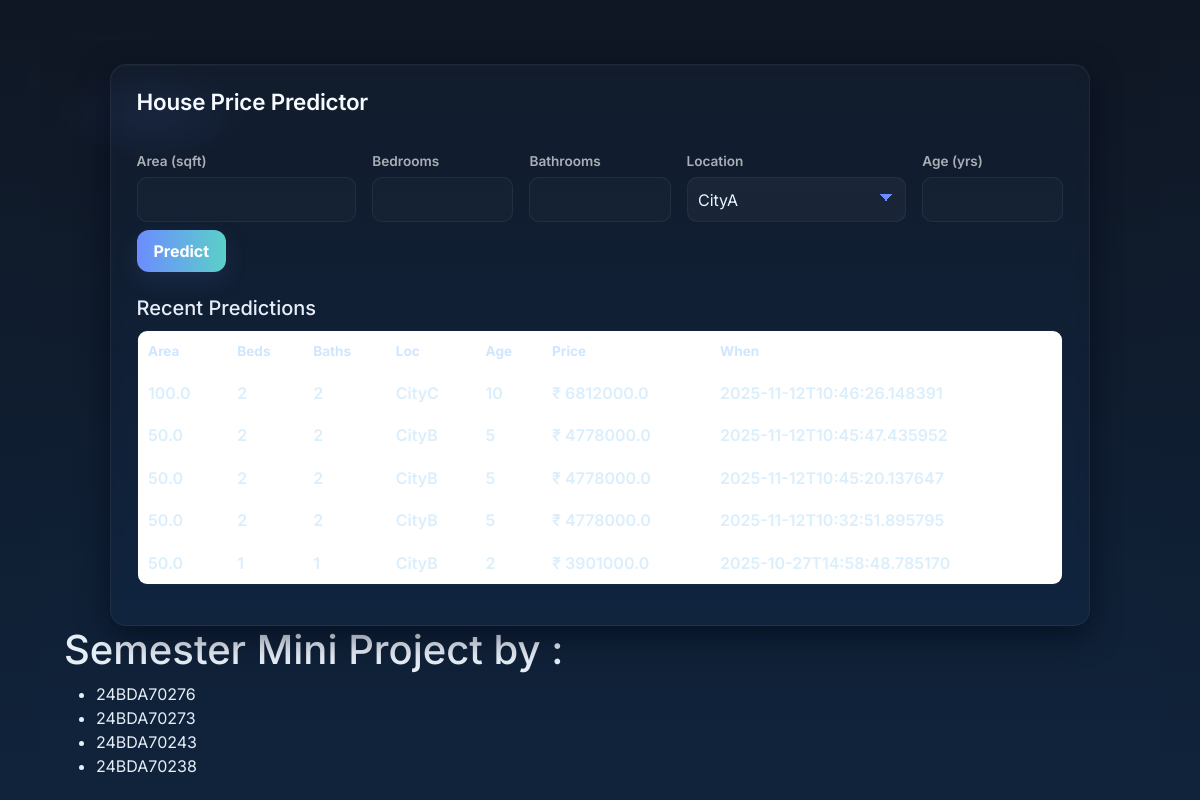
Before: / with the older database file.
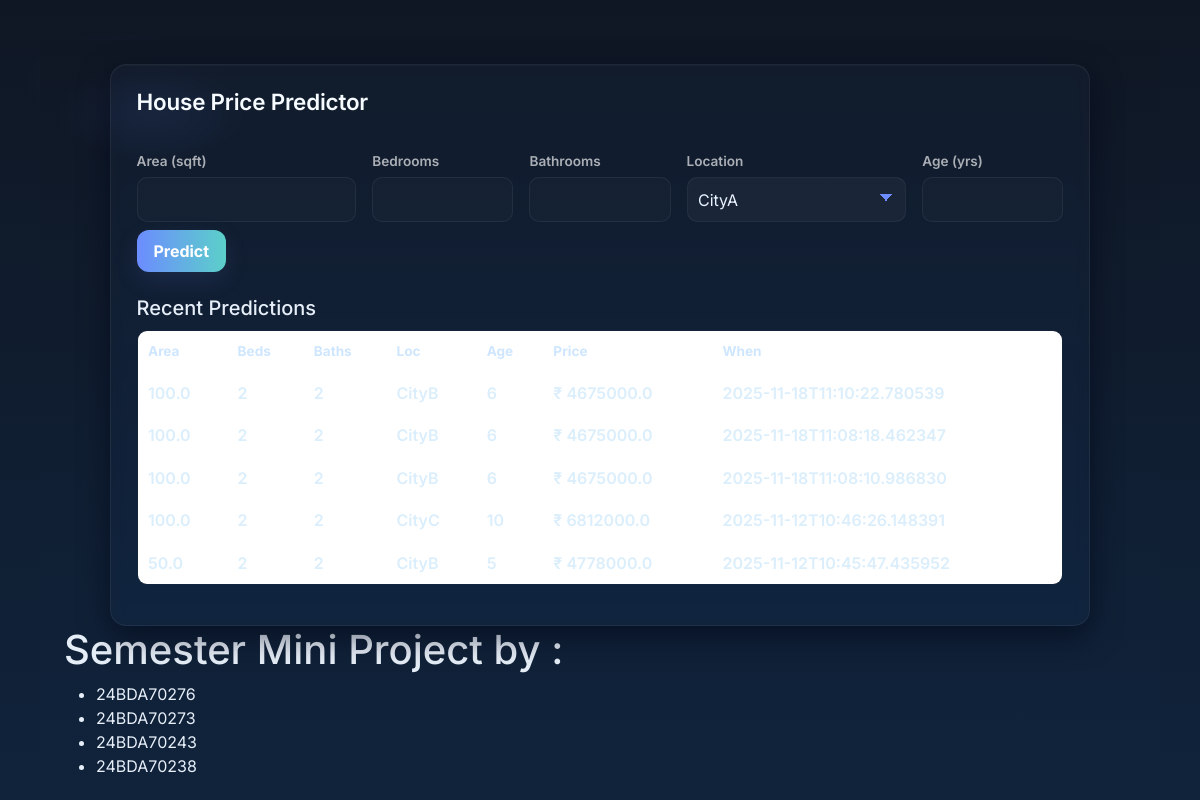
After: the same page with the newer database file.
### tables this page shows
CREATE TABLE predictions
                 (id INTEGER PRIMARY KEY AUTOINCREMENT,
                  area_sqft REAL, bedrooms INTEGER, bathrooms INTEGER,
                  location TEXT, age INTEGER, predicted_price REAL, created_at TEXT);

### app.py (the view, shortened to what this page needs)
@app.route('/', methods=['GET','POST'])
def home():
    price = None
    error = None
    conn = sqlite3.connect(DB)
    c = conn.cursor()
    c.execute("SELECT area_sqft,bedrooms,bathrooms,location,age,predicted_price,created_at FROM predictions ORDER BY id DESC LIMIT 5")
    recent = c.fetchall()
    conn.close()
    return render_template('index.html', price=price, recent=recent, error=error)

### templates/index.html (shortened to what this page needs)
<!doctype html>
<html>
<head>
  <link href="https://cdn.jsdelivr.net/npm/bootstrap@5.3.0/dist/css/bootstrap.min.css" rel="stylesheet">
</head>
<body class="p-4">
  <div class="container">
    <h2 class="mb-3">House Price Predictor </h2>
    <form method="post" class="row g-3">
      <div class="col-md-3">
        <label class="form-label">Area (sqft)</label>
        <input name="area_sqft" class="form-control" required>
      </div>
      <div class="col-md-2">
        <label class="form-label">Bedrooms</label>
        <input name="bedrooms" class="form-control" required>
      </div>
      <div class="col-md-2">
        <label class="form-label">Bathrooms</label>
        <input name="bathrooms" class="form-control" required>
      </div>
      <div class="col-md-3">
        <label class="form-label">Location</label>
        <select name="location" class="form-control">
          <option>CityA</option>
        </select>
      </div>
      <div class="col-md-2">
        <label class="form-label">Age (yrs)</label>
        <input name="age" class="form-control" required>
      </div>
      <div class="col-12 mt-2">
        <button class="btn btn-primary">Predict</button>
      </div>
    </form>
    <h5 class="mt-4">Recent Predictions</h5>
    <table class="table table-sm">
      <thead><tr><th>Area</th><th>Beds</th><th>Baths</th><th>Loc</th><th>Age</th><th>Price</th><th>When</th></tr></thead>
      <tbody>
      {% for r in recent %}
        <tr>
          <td>{{ r[0] }}</td><td>{{ r[1] }}</td><td>{{ r[2] }}</td><td>{{ r[3] }}</td><td>{{ r[4] }}</td>
          <td>₹ {{ r[5] }}</td><td>{{ r[6] }}</td>
        </tr>
      {% endfor %}
      </tbody>
    </table>
  </div>
  <div>
    <h1>Semester Mini Project by : </h1>
    <ul>
      <li>24BDA70276</li>
      <li>24BDA70273</li>
      <li>24BDA70243</li>
      <li>24BDA70238</li>
    </ul>
  </div>
</body>
</html>

### templates/index.html (style rules this page uses)
:root { --bg-1: #0f1724; --bg-2: #10233b; --accent: #6c8cff; --accent-2: #8be5c6; --card-glass: rgba(255,255,255,0.06); --muted: rgba(255,255,255,0.65); --glass-border: rgba(255,255,255,0.06); --success: #1fb76b; }
html,body { height: 100%; font-family: "Inter", system-ui, -apple-system, "Segoe UI", Roboto, "Helvetica Neue", Arial; background: radial-gradient(1200px 600px at 10% 10%, rgba(107,140,255,0.08), transparent 8%), linear-gradient(180deg, var(--bg-1) 0%, var(--bg-2) 100%); color: #e6eef8; -webkit-font-smoothing:antialiased; -moz-osx-font-smoothing:grayscale; margin: 0; padding: 2.5rem; }
.container { max-width: 980px; margin: 0 auto; background: linear-gradient(180deg, rgba(255,255,255,0.02), rgba(255,255,255,0.015)); border-radius: 16px; padding: 1.5rem 1.6rem; box-shadow: 0 10px 30px rgba(2,6,23,0.6), inset 0 1px 0 rgba(255,255,255,0.03); border: 1px solid var(--glass-border); backdrop-filter: blur(6px) saturate(120%); }
h2 { margin: 0 0 0.75rem 0; font-weight: 600; letter-spacing: -0.2px; color: #f6fbff; font-size: 1.4rem; }
form.row.g-3 { margin-top: 0.35rem; }
.form-label { color: var(--muted); font-size: 0.85rem; font-weight: 600; margin-bottom: .35rem; }
.form-control { background: rgba(255,255,255,0.02); border: 1px solid rgba(255,255,255,0.06); color: #eaf3ff; padding: .575rem .65rem; border-radius: 10px; box-shadow: none; transition: all .18s ease; height: calc(2.25rem + .6rem); }
select.form-control { -webkit-appearance: none; appearance: none; background-image: linear-gradient(45deg, transparent 50%, var(--accent) 50%), linear-gradient(135deg, var(--accent) 50%, transparent 50%), linear-gradient(to right, rgba(255,255,255,0.02), rgba(255,255,255,0.02)); background-position: calc(100% - 1.1rem) calc(1rem), calc(100% - .8rem) calc(1rem), 0 0; background-size: .45rem .45rem, .45rem .45rem, 100% 100%; background-repeat: no-repeat; padding-right: 2.2rem; }
.btn-primary { background: linear-gradient(90deg, var(--accent), #5bd0c9); border: none; border-radius: 12px; padding: .55rem 1.05rem; font-weight: 700; box-shadow: 0 8px 24px rgba(108,140,255,0.12); transition: transform .12s ease, box-shadow .12s ease; }
table.table { margin-top: .6rem; background: rgba(255,255,255,0.01); border-radius: 10px; overflow: hidden; border: 1px solid rgba(255,255,255,0.03); }
table.table thead { background: linear-gradient(90deg, rgba(255,255,255,0.02), rgba(255,255,255,0.01)); }
table.table thead th { color: #cfe6ff; font-weight: 700; font-size: .85rem; border-bottom: none; padding: .65rem; }
table.table tbody td { color: #dbeefc; padding: .55rem .65rem; font-weight: 600; vertical-align: middle; }
table.table tbody tr:nth-child(odd) { background: rgba(255,255,255,0.01); }

Changed rows visible on the page:
no longer on this page (row unchanged): predictions: area_sqft "50.0", bedrooms "2", bathrooms "2", location "CityB", age "5", predicted_price "4778000.0", created_at "2025-11-12T10:45:20.137647"
no longer on this page (row unchanged): predictions: area_sqft "50.0", bedrooms "2", bathrooms "2", location "CityB", age "5", predicted_price "4778000.0", created_at "2025-11-12T10:32:51.895795"
no longer on this page (row unchanged): predictions: area_sqft "50.0", bedrooms "1", bathrooms "1", location "CityB", age "2", predicted_price "3901000.0", created_at "2025-10-27T14:58:48.785170"
added predictions: area_sqft "100.0", bedrooms "2", bathrooms "2", location "CityB", age "6", predicted_price "4675000.0", created_at "2025-11-18T11:10:22.780539"
added predictions: area_sqft "100.0", bedrooms "2", bathrooms "2", location "CityB", age "6", predicted_price "4675000.0", created_at "2025-11-18T11:08:18.462347"
added predictions: area_sqft "100.0", bedrooms "2", bathrooms "2", location "CityB", age "6", predicted_price "4675000.0", created_at "2025-11-18T11:08:10.986830"
